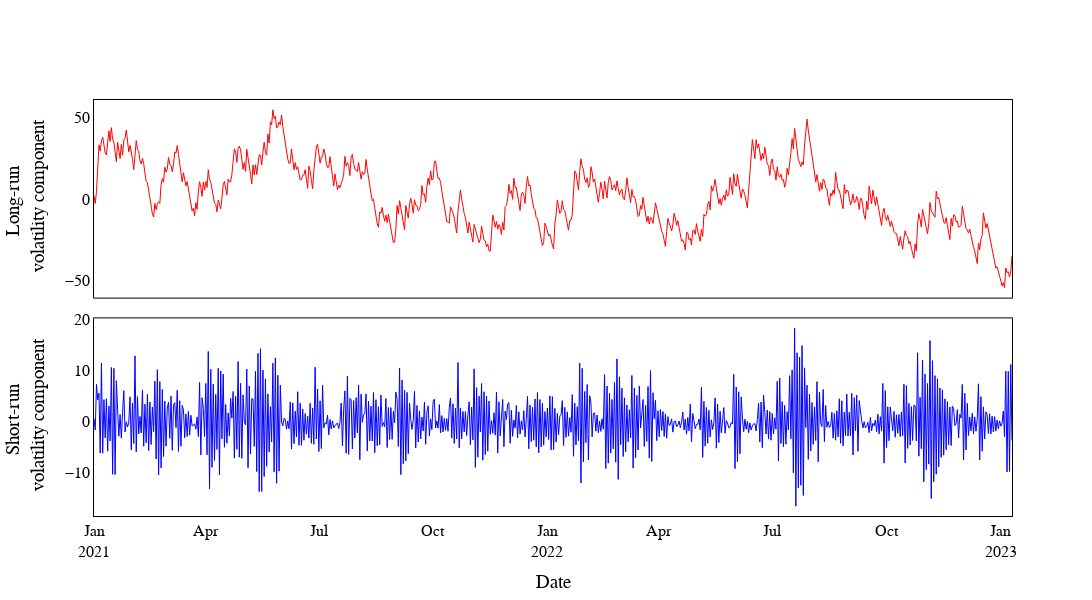

Notebook source saved alongside this figure:
### Code cell
plot_return_2comp(eth_zoo, save_path='./image/eth_long_short.pdf')

### Figure 1 — Plotly figure (JSON) as saved in the notebook; plotly's stock layout.template omitted (floating-point values rounded to 4 significant figures; data arrays with more than 128 entries replaced by an {"elided": "..."} marker saying what was removed)
{"data": [{"line": {"color": "red", "width": 1}, "type": "scatter", "x": {"elided": "740 str values"}, "xaxis": "x", "y": {"elided": "740 float values"}, "yaxis": "y"}, {"line": {"color": "blue", "width": 1}, "type": "scatter", "x": {"elided": "740 str values"}, "xaxis": "x2", "y": {"elided": "740 float values"}, "yaxis": "y2"}], "layout": {"font": {"color": "black", "family": "Times New Roman", "size": 16}, "height": 600, "paper_bgcolor": "rgba(0,0,0,0)", "plot_bgcolor": "rgba(0,0,0,0)", "showlegend": false, "title": {"text": ""}, "width": 1200, "xaxis": {"anchor": "y", "domain": [0, 1], "linecolor": "black", "linewidth": 1, "matches": "x2", "mirror": true, "showgrid": false, "showline": true, "showticklabels": false}, "xaxis2": {"anchor": "y2", "domain": [0, 1], "linecolor": "black", "linewidth": 1, "mirror": true, "showgrid": false, "showline": true, "tickformat": "%b\n%Y", "title": {"text": "Date"}}, "yaxis": {"anchor": "x", "domain": [0.525, 1], "linecolor": "black", "linewidth": 1, "mirror": true, "showgrid": false, "showline": true, "title": {"text": "Long-run <br> volatility component"}}, "yaxis2": {"anchor": "x2", "domain": [0, 0.475], "linecolor": "black", "linewidth": 1, "mirror": true, "showgrid": false, "showline": true, "title": {"text": "Short-run <br> volatility component"}}}}
